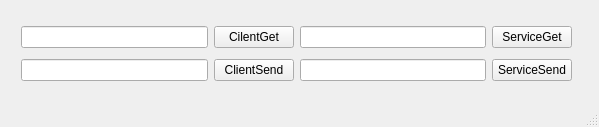
<?xml version="1.0" encoding="UTF-8"?>
<ui version="4.0">
 <class>MainWindow</class>
 <widget class="QMainWindow" name="MainWindow">
  <property name="geometry">
   <rect>
    <x>0</x>
    <y>0</y>
    <width>599</width>
    <height>127</height>
   </rect>
  </property>
  <property name="windowTitle">
   <string>MainWindow</string>
  </property>
  <widget class="QWidget" name="centralwidget">
   <widget class="QWidget" name="layoutWidget">
    <property name="geometry">
     <rect>
      <x>21</x>
      <y>21</y>
      <width>551</width>
      <height>67</height>
     </rect>
    </property>
    <layout class="QGridLayout" name="gridLayout">
     <item row="0" column="0">
      <widget class="QLineEdit" name="clientGetEdit"/>
     </item>
     <item row="0" column="1">
      <widget class="QPushButton" name="getButton_1">
       <property name="text">
        <string>CilentGet</string>
       </property>
      </widget>
     </item>
     <item row="0" column="2">
      <widget class="QLineEdit" name="serverGetEdit"/>
     </item>
     <item row="0" column="3">
      <widget class="QPushButton" name="getButton_2">
       <property name="text">
        <string>ServiceGet</string>
       </property>
      </widget>
     </item>
     <item row="1" column="0">
      <widget class="QLineEdit" name="clientSendEdit"/>
     </item>
     <item row="1" column="1">
      <widget class="QPushButton" name="clientSendButton">
       <property name="text">
        <string>ClientSend</string>
       </property>
      </widget>
     </item>
     <item row="1" column="2">
      <widget class="QLineEdit" name="serverSendEdit"/>
     </item>
     <item row="1" column="3">
      <widget class="QPushButton" name="serverSendButton">
       <property name="text">
        <string>ServiceSend</string>
       </property>
      </widget>
     </item>
    </layout>
   </widget>
  </widget>
  <widget class="QStatusBar" name="statusbar"/>
 </widget>
 <resources/>
 <connections/>
</ui>
